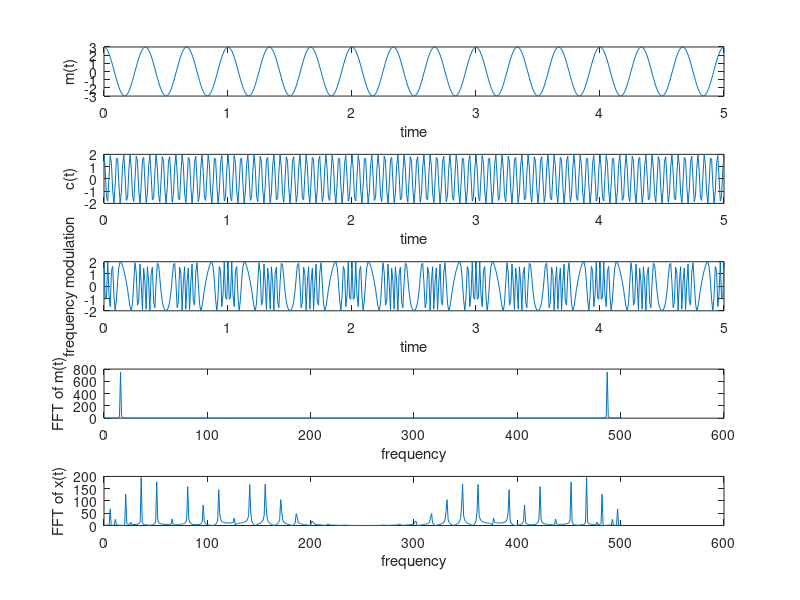

The MATLAB script that drew this image:
clc
clear all
close all
t=0:0.01:5;
B=5
Ac=2;
fc=19;
Am=3;
fm=3;
mt=Am*cos(2*pi*fm*t);
figure(1)
subplot(5,1,1)
plot(t,mt)
xlabel('time')
ylabel('m(t)')
ct=Ac*cos(2*pi*fc*t);
subplot(5,1,2)
plot(t,ct)
xlabel('time')
ylabel('c(t)')
xt=Ac*cos(2*pi*fc*t + B*sin(2*pi*fm*t));
subplot(5,1,3)
plot(t,xt)
xlabel('time')
ylabel('frequency modulation')
fmt = fft(mt);
subplot(5,1,4)
plot(abs(fmt))
xlabel('frequency')
ylabel('FFT of m(t)')
fxt = fft(xt);
subplot(5,1,5)
plot(abs(fxt))
xlabel('frequency')
ylabel('FFT of x(t)')